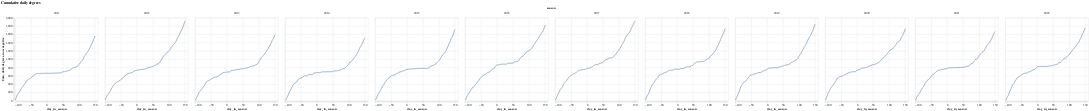

This figure's notebook cell:
### Code cell
def csnn(x: pl.Expr) -> pl.Expr:
    """Non-negative cum-sum"""
    return pl.when(x > 0).then(x).otherwise(0).cum_sum()


(
    alt.Chart(
        data.filter(pl.col("day_in_season") > -100)
        .sort("season", "day_in_season")
        .with_columns(cdd=(pl.col("temp")).pipe(csnn).over("season"))
    )
    .mark_line()
    .encode(
        alt.X("day_in_season"), alt.Y("cdd", title="Cum. daily degrees, non-negative")
    )
    .facet("season:N")
    .properties(title="Cumulative daily degrees")
)

### Figure 1 — Vega-Lite specification as saved in the notebook (floating-point values rounded to 4 significant figures; data arrays with more than 128 entries replaced by an {"elided": "..."} marker saying what was removed)
{"config": {"view": {"continuousWidth": 300, "continuousHeight": 300}}, "data": {"name": "data-c06304891c2e6f74b357026127b9bd94"}, "facet": {"field": "season", "type": "nominal"}, "spec": {"mark": {"type": "line"}, "encoding": {"x": {"field": "day_in_season", "type": "quantitative"}, "y": {"field": "cdd", "title": "Cum. daily degrees, non-negative", "type": "quantitative"}}}, "title": "Cumulative daily degrees", "$schema": "https://vega.github.io/schema/vega-lite/v5.20.1.json", "datasets": {"data-c06304891c2e6f74b357026127b9bd94": {"elided": "3003 records"}}}
